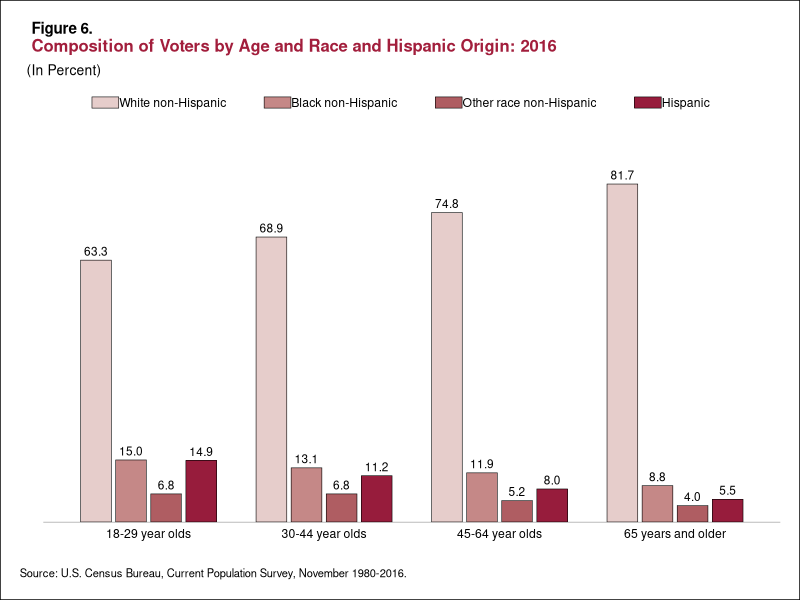

The R script that drew this image:
# DESCRIPTION: Composition of American Voters by Age and Race and Hispanic Origin: 2016


#The following data visualizations are from the U.S. Census Bureau and 
# involved data concerning the characteristics of voters in the presidential election of 2016

#Original Source: https://www.census.gov/content/dam/Census/library/publications/2018/demo/P20-582.pdf

# SLOW REVEAL ORDER: No slow reveal, just completely recreated. 

# AUTHORS:
#   Lauryn Davis (Last edit: 3/27/23)
# Ian Curtis (2023, code to make plots)

library(tidyverse)
library(ggtext)



age_groups= c("18-29 year olds", "30-44 year olds", "45-64 year olds", "65 years and older")
types= c("White non-Hispanic", "Black non-Hispanic", "Other race non-Hispanic", "Hispanic")

pop_colors <- c("#e6cdcb", "#c58887", "#af5d62", "#971c3c")


vote_data<- tibble(
  vote_type = rep(types, 4),
  pop_groups= rep(age_groups, c(4,4,4,4)),
  amount= c(63.3, 15.0, 6.8, 14.9, 68.9, 13.1, 6.8, 11.2, 74.8, 11.9, 5.2, 8.0, 81.7, 8.8, 4.0,5.5), 
  amount1= c("63.3", "15.0", "6.8", "14.9", "68.9", "13.1", "6.8", "11.2", "74.8", "11.9", "5.2", "8.0", "81.7", "8.8", "4.0","5.5"),
  fill= rep(pop_colors, 4)
)
vote_labels <- tibble(
  vote_type= factor(types, levels= types),
)
vote_data<- vote_data%>%
  mutate(vote_type = factor(vote_type, levels= types),
         pop_groups= factor(pop_groups, levels= age_groups),
         fill= factor(fill, levels= pop_colors))
vote_data
area<- (ggplot(vote_data, aes(x = pop_groups, 
                              y = amount, 
                              fill = fill, 
                              label = amount1)) +
          geom_text(size = 3, 
                    position = position_dodge(width=.8), aes(y= amount, hjust= .5), vjust =-.5, color= "black")+
          geom_col(color = "black", linewidth= .2,width= .7, position= position_dodge(width= .8)) +
          scale_fill_manual(values = pop_colors) 
        +
          labs(title = "<span style = 'font-size:11pt; color:#000000'><b>Figure 6.</span></p><p><span style = 'font-size:12pt; color:#a21e3c'><b>Composition of Voters by Age and Race and Hispanic Origin: 2016</span></p>",
               subtitle = "<span style = 'font-size:10pt; color:#000000'>(In Percent)</span>",
               y = "",
               x = "",
               caption = "Source: U.S. Census Bureau, Current Population Survey, November 1980-2016.") + scale_fill_manual(labels= types, values= pop_colors, name = ""))

figure6<- (area + theme_classic()+
             theme(
               # Needed for using HTML syntax in plot title
               # plot.title = element_markdown(), 
               # Cleaned up some redundancies and combined your theme changes into one layer
               panel.grid = element_blank(),
               plot.background = element_rect(fill = "white", color = "black"),
               panel.grid.major = element_blank(),
               panel.grid.minor = element_blank(),
               plot.title = element_markdown(hjust= .05),
               plot.title.position = "plot",
               plot.caption.position = "plot",
               plot.subtitle = element_markdown(hjust=.01), 
               plot.caption = element_text(size = 8, color = "black", hjust = 0),
               axis.ticks = element_blank(),
               axis.line.y = element_blank(),
               axis.text.y= element_blank(),
               axis.line.x = element_line(linewidth=.1),
               axis.text.x= element_text(color= "black"),
               legend.key.height= unit(.2, 'cm'), legend.key.width= unit(.7, 'cm'),
               legend.spacing.x = unit(.1, 'cm'),
               plot.margin = unit(c(.5,.5,.5,.5), "cm"),
               legend.position="top",
               legend.text=element_text(margin=margin(r=.3,unit="inch")))
           + scale_x_discrete(expand=c(.2,0))
           + guides(fill = guide_legend(byrow = TRUE))
           + scale_y_continuous(expand = expansion(mult = c(0, .15))))
ggsave(here::here("voting", "06_full_unmasked.png")) #markdown margins: {r,fig.height= 5, fig.width= 8}

